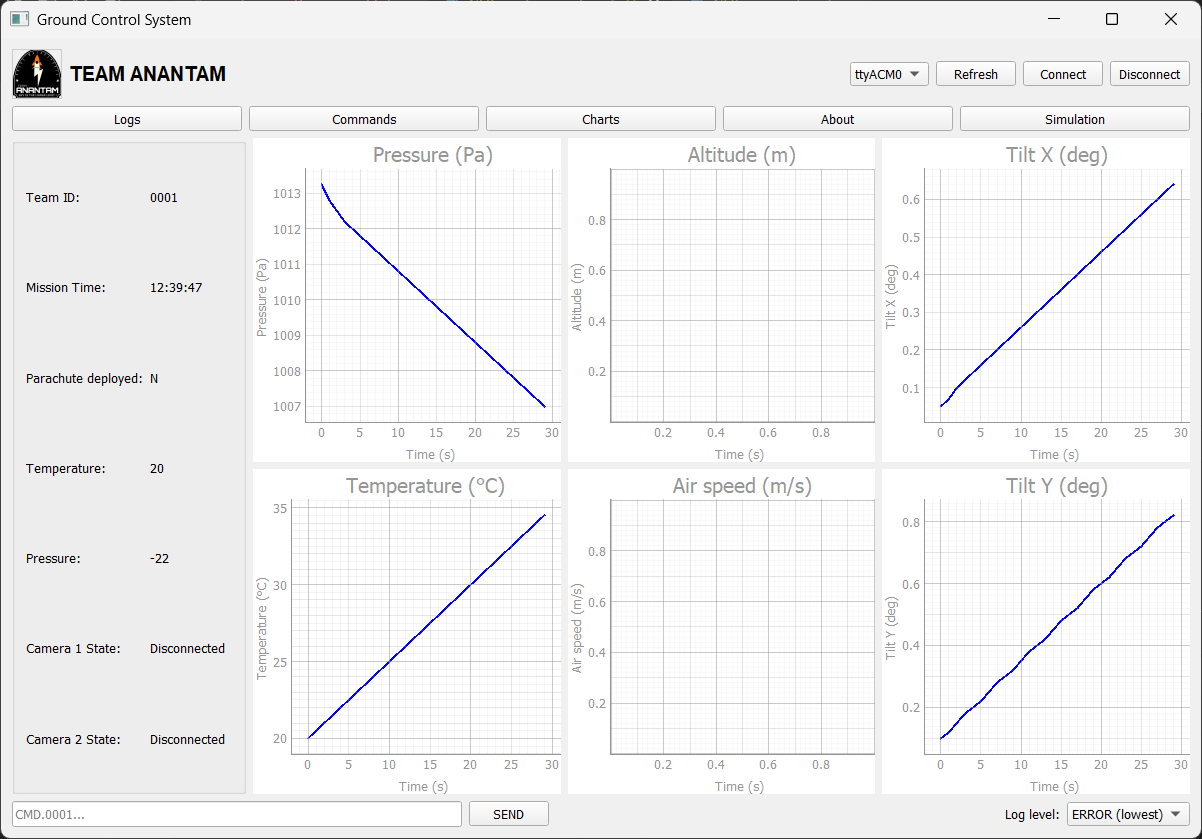

Here is the Python script that generated this plot:
import sys
import pandas as pd
import pyqtgraph as pg
from PyQt5.QtWidgets import (QApplication, QMainWindow, QVBoxLayout, QWidget, 
    QGroupBox, QHBoxLayout, QLabel, QPushButton, QComboBox, QLineEdit, 
    QGridLayout)
from PyQt5.QtCore import QTimer, Qt
from PyQt5.QtGui import QFont, QPixmap
import os
from datetime import datetime

class CanSatGroundControl(QMainWindow):
    def __init__(self):
        super().__init__()
        
        # Initialize data
        self.load_data()
        
        self.initUI()
        
        # Update timer
        self.timer = QTimer(self)
        self.timer.timeout.connect(self.update_data)
        self.timer.start(1000)  # Update every second
        self.index = 0

    def load_data(self):
        """Loads data from the CSV file or initializes an empty DataFrame."""
        if os.path.exists('sensor_data.csv') and os.path.getsize('sensor_data.csv') > 0:
            self.df = pd.read_csv('sensor_data.csv')
        else:
            self.df = pd.DataFrame()

    def initUI(self):
        self.setWindowTitle("Ground Control System")
        self.setGeometry(100, 100, 1200, 800)
        
        # Main widget and layout
        central_widget = QWidget()
        main_layout = QVBoxLayout(central_widget)
        
        # Top bar
        top_bar = QHBoxLayout()
        
        # Logo and team info container
        logo_container = QHBoxLayout()
        
        # Logo
        logo_label = QLabel()
        logo_path = "logo.png"  # Replace with your logo path
        if os.path.exists(logo_path):
            logo_pixmap = QPixmap(logo_path)
            logo_label.setPixmap(logo_pixmap.scaled(50, 50, Qt.KeepAspectRatio, Qt.SmoothTransformation))
        logo_label.setFixedSize(50, 50)
        logo_label.setStyleSheet("border: 1px solid #ccc;")
        
        # Team name label
        team_label = QLabel("TEAM ANANTAM")
        team_label.setFont(QFont('Arial', 12, QFont.Bold))
        
        logo_container.addWidget(logo_label)
        logo_container.addWidget(team_label)
        logo_container.addStretch()
        
        top_bar.addLayout(logo_container)
        
        # Connection controls
        connection_layout = QHBoxLayout()
        self.port_combo = QComboBox()
        self.port_combo.addItem("ttyACM0")
        refresh_btn = QPushButton("Refresh")
        connect_btn = QPushButton("Connect")
        disconnect_btn = QPushButton("Disconnect")
        
        connection_layout.addWidget(self.port_combo)
        connection_layout.addWidget(refresh_btn)
        connection_layout.addWidget(connect_btn)
        connection_layout.addWidget(disconnect_btn)
        top_bar.addLayout(connection_layout)
        
        main_layout.addLayout(top_bar)
        
        # Tab bar (simulated with buttons)
        tab_layout = QHBoxLayout()
        tabs = ["Logs", "Commands", "Charts", "About", "Simulation"]
        for tab in tabs:
            btn = QPushButton(tab)
            tab_layout.addWidget(btn)
        main_layout.addLayout(tab_layout)
        
        # Main content area
        content_layout = QHBoxLayout()
        
        # Left panel - Telemetry data
        telemetry_group = QGroupBox()
        telemetry_layout = QGridLayout()
        
        # Store mission time label as instance variable to update it
        self.mission_time_label = QLabel(datetime.now().strftime("%H:%M:%S"))
        
        telemetry_fields = [
            ("Team ID:", "0001"),
            ("Mission Time:", self.mission_time_label),
            ("Parachute deployed:", "N"),
            ("Temperature:", "20"),
            ("Pressure:", "-22"),
            ("Camera 1 State:", "Disconnected"),
            ("Camera 2 State:", "Disconnected")
        ]
        
        for i, (label, value) in enumerate(telemetry_fields):
            telemetry_layout.addWidget(QLabel(label), i, 0)
            if isinstance(value, str):
                telemetry_layout.addWidget(QLabel(value), i, 1)
            else:
                telemetry_layout.addWidget(value, i, 1)
            
        telemetry_group.setLayout(telemetry_layout)
        content_layout.addWidget(telemetry_group)
        
        # Right panel - Graphs
        graphs_layout = QGridLayout()
        
        # Create graphs with titles
        graphs = [
            ("Pressure", "Pa"),
            ("Altitude", "m"),
            ("Tilt X", "deg"),
            ("Temperature", "°C"),
            ("Air speed", "m/s"),
            ("Tilt Y", "deg")
        ]
        
        for i, (title, unit) in enumerate(graphs):
            plot = pg.PlotWidget(title=f"{title} ({unit}) vs Time")
            plot.setBackground('w')
            plot.showGrid(x=True, y=True)
            plot.setLabel('left', f'{title} ({unit})')
            plot.setLabel('bottom', 'Time (s)')
            plot.setTitle(f"{title} ({unit})", size="12pt")
            
            # Store plot reference
            setattr(self, f'{title.lower().replace(" ", "_")}_plot', plot)
            setattr(self, f'{title.lower().replace(" ", "_")}_curve', 
                   plot.plot(pen=pg.mkPen(color='b', width=2)))
            
            graphs_layout.addWidget(plot, i//3, i%3)
            
        content_layout.addLayout(graphs_layout)
        
        # Set content layout stretch
        content_layout.setStretchFactor(telemetry_group, 1)
        content_layout.setStretchFactor(graphs_layout, 4)
        
        main_layout.addLayout(content_layout)
        
        # Bottom bar - Command input
        bottom_layout = QHBoxLayout()
        cmd_input = QLineEdit()
        cmd_input.setPlaceholderText("CMD.0001...")
        send_btn = QPushButton("SEND")
        log_level = QComboBox()
        log_level.addItem("ERROR (lowest)")
        
        bottom_layout.addWidget(cmd_input)
        bottom_layout.addWidget(send_btn)
        bottom_layout.addStretch()
        bottom_layout.addWidget(QLabel("Log level:"))
        bottom_layout.addWidget(log_level)
        
        main_layout.addLayout(bottom_layout)
        
        self.setCentralWidget(central_widget)
        
        # Connect the refresh button
        refresh_btn.clicked.connect(self.refresh_application)

    def refresh_application(self):
        """Resets the application state and starts graph plotting from the beginning."""
        self.load_data()
        self.index = 0
        
        # Reset all graph curves to empty
        for title, _ in [
            ("Pressure", "Pa"),
            ("Altitude", "m"),
            ("Tilt X", "deg"),
            ("Temperature", "°C"),
            ("Air speed", "m/s"),
            ("Tilt Y", "deg")
        ]:
            plot_name = f'{title.lower().replace(" ", "_")}_curve'
            if hasattr(self, plot_name):
                curve = getattr(self, plot_name)
                curve.setData([], [])
        
        # Restart the update timer
        self.timer.start(1000)

    def update_data(self):
        """Updates the mission time and graphs with new data."""
        # Update mission time
        current_time = datetime.now().strftime("%H:%M:%S")
        self.mission_time_label.setText(current_time)
        
        if self.index < len(self.df):
            # Update graphs
            for title, _ in [
                ("Pressure", "Pa"),
                ("Altitude", "m"),
                ("Tilt X", "deg"),
                ("Temperature", "°C"),
                ("Air speed", "m/s"),
                ("Tilt Y", "deg")
            ]:
                plot_name = f'{title.lower().replace(" ", "_")}_curve'
                if hasattr(self, plot_name):
                    curve = getattr(self, plot_name)
                    column = title.replace(" ", "")
                    if column in self.df.columns:
                        curve.setData(
                            self.df.index[:self.index + 1],
                            self.df[column][:self.index + 1]
                        )
            
            self.index += 1
        else:
            self.timer.stop()

if __name__ == '__main__':
    app = QApplication(sys.argv)
    
    # Set application style
    app.setStyle('Fusion')
    
    main_window = CanSatGroundControl()
    main_window.show()
    sys.exit(app.exec_())
